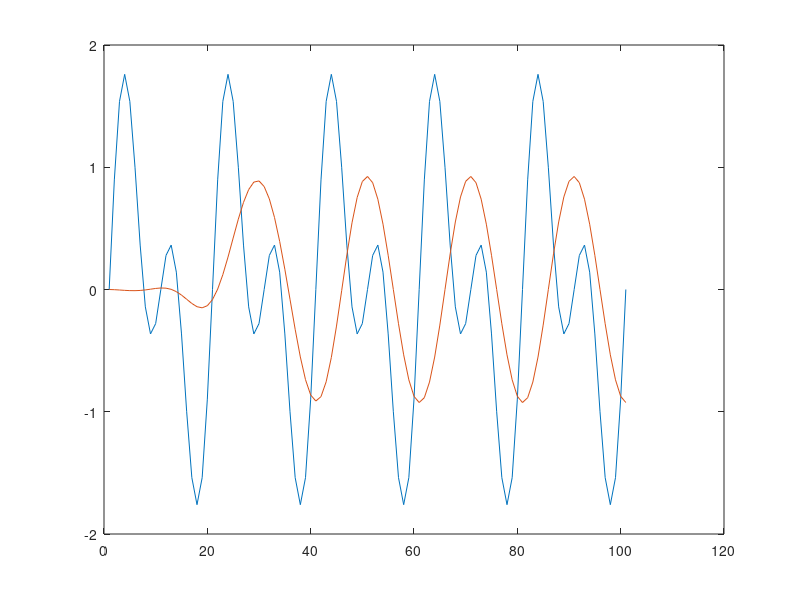

Write the MATLAB code that produced this figure. (Note: this script raises an error after producing the figure.)
clear all
close all
clc
f1=50;
f2=100;
fs=1000;
t=0:1:100;
S=sin(2*pi*(f1/fs)*t)+sin(2*pi*(f2/fs)*t);
plot(S)
m=50;
W=[0.01 0.14];
B=fir1(m,W);
xf= filter(B,1,S);
hold on
plot(xf)
[P ,f]=myfft(xf,fs)
figure()
plot(f,P)
[b,a] = butter(5,0.14)
xf1 = filter(1,a,S);
figure()
plot(xf1)
[P1,f1]=myfft(xf1,fs)
figure
plot(f1,P1)


